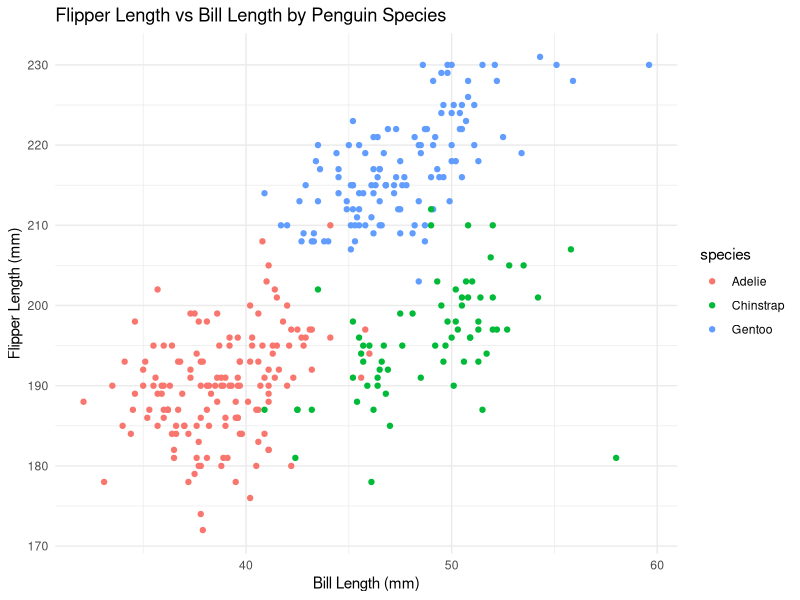
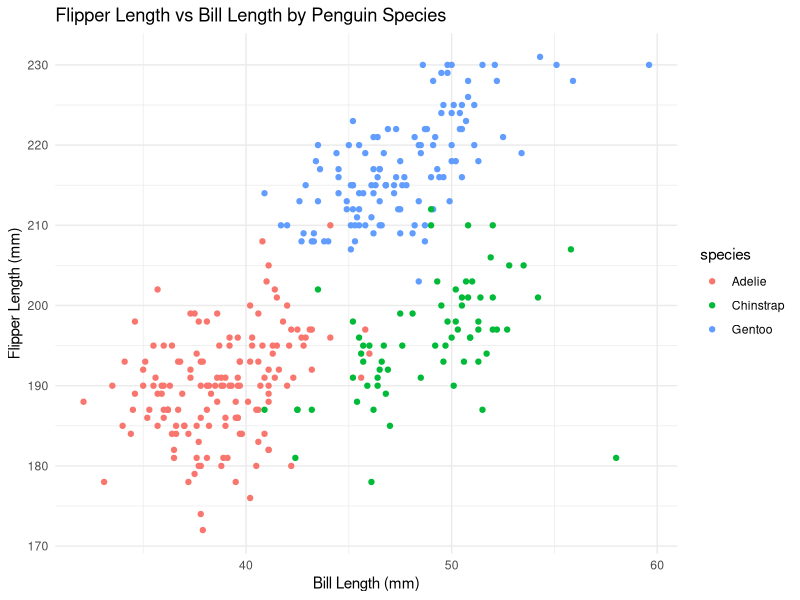

Recreate these plots in R, in order.
## ---- chunk 1
knitr::opts_chunk$set(echo = TRUE)
## ---- chunk 2
data("penguins", package = "palmerpenguins")
## ---- chunk 3
library(ggplot2)
ggplot(data = penguins, aes(x = bill_length_mm, y = flipper_length_mm, color = species)) +
  geom_point() +
  labs(title = "Flipper Length vs Bill Length by Penguin Species",
       x = "Bill Length (mm)",
       y = "Flipper Length (mm)") +
  theme_minimal()

ggsave("penguin_scatterplot.png", width = 8, height = 6)
## ---- chunk 4
library(tidyverse)
## ---- chunk 5
set.seed(1)

df <- tibble(
  numeric_var = rnorm(10),  #a random sample of size 10 from a standard Normal distribution             
  logical_var = rnorm(10) > 0, #a logical vector indicating whether elements of the sample are greater than 0   
  char_var = letters[1:10],   #a character vector of length 10
  factor_var = factor(rep(c("A", "B", "C"), length.out = 10))  #a factor vector of length 10, with 3 different factor “levels”
)

# Extract columns using pull() and calculate means
mean_numeric <- df %>% pull(numeric_var) %>% mean()
mean_logical <- df %>% pull(logical_var) %>% mean()
mean_char <- df %>% pull(char_var) %>%  mean()
mean_factor <- df %>% pull(factor_var) %>%  mean()

list(mean_numeric = mean_numeric,
     mean_logical = mean_logical,
     mean_char = mean_char,
     mean_factor = mean_factor)
## ---- chunk 6
mean_logical <- df %>% pull(logical_var) %>% as.numeric() %>% mean()
mean_char <- df %>% pull(char_var) %>% as.numeric() %>% mean()
mean_factor <- df %>% pull(factor_var) %>% as.numeric() %>% mean()

list(mean_logical = mean_logical,
     mean_char = mean_char,
     mean_factor = mean_factor)

